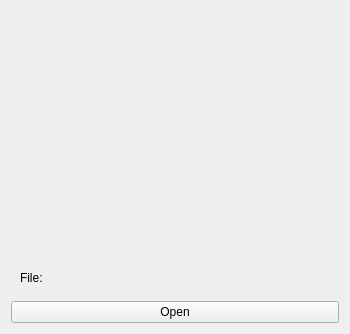
<?xml version="1.0" encoding="UTF-8"?>
<ui version="4.0">
 <class>Form</class>
 <widget class="QWidget" name="Form">
  <property name="geometry">
   <rect>
    <x>0</x>
    <y>0</y>
    <width>350</width>
    <height>334</height>
   </rect>
  </property>
  <property name="windowTitle">
   <string>Form</string>
  </property>
  <layout class="QVBoxLayout" name="verticalLayout">
   <item>
    <widget class="QLabel" name="imgLabel">
     <property name="text">
      <string/>
     </property>
    </widget>
   </item>
   <item>
    <widget class="QWidget" name="horizontalWidget" native="true">
     <property name="maximumSize">
      <size>
       <width>16777215</width>
       <height>35</height>
      </size>
     </property>
     <layout class="QHBoxLayout" name="horizontalLayout">
      <item>
       <widget class="QLabel" name="label">
        <property name="maximumSize">
         <size>
          <width>30</width>
          <height>16777215</height>
         </size>
        </property>
        <property name="text">
         <string>File: </string>
        </property>
       </widget>
      </item>
      <item>
       <widget class="QLabel" name="urlLabel">
        <property name="text">
         <string/>
        </property>
       </widget>
      </item>
     </layout>
    </widget>
   </item>
   <item>
    <widget class="QPushButton" name="btn">
     <property name="text">
      <string>Open</string>
     </property>
    </widget>
   </item>
  </layout>
 </widget>
 <resources/>
 <connections/>
</ui>
